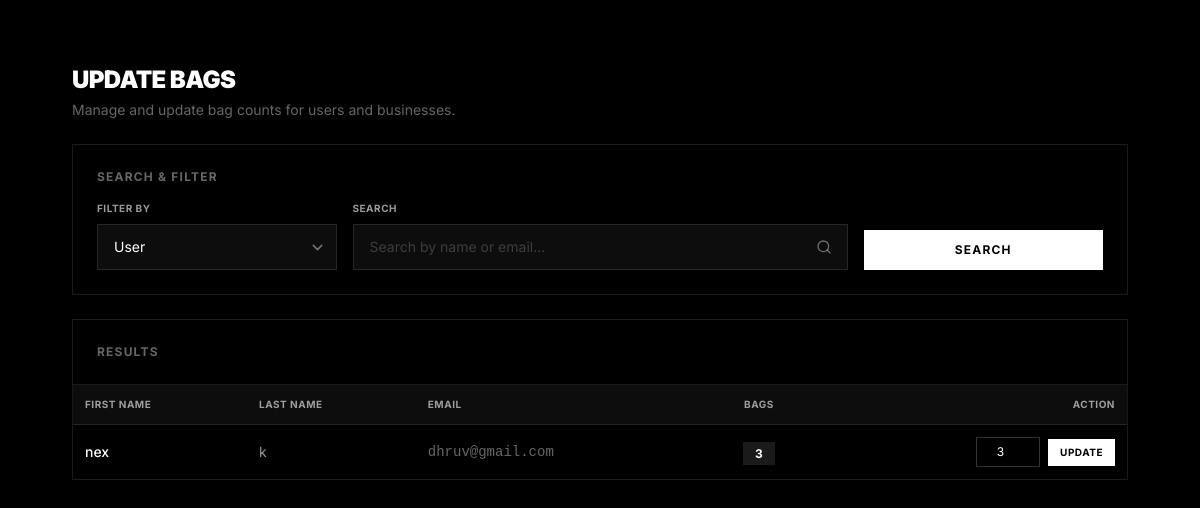
The app's page /update_bags/, older data.
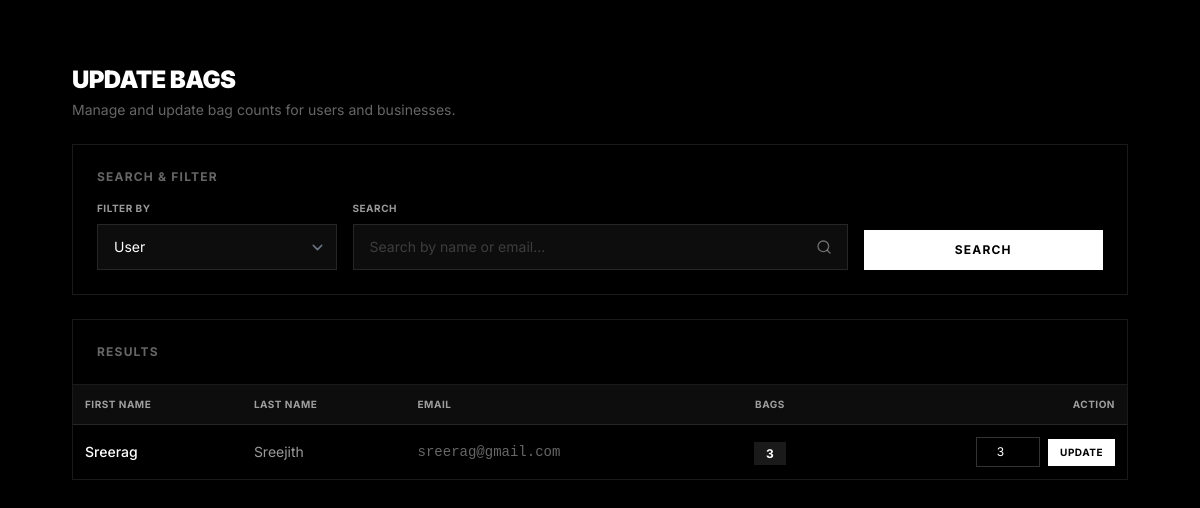
The same page, newer data.
### user/models.py (models this page shows)
class user(models.Model):
    first_name = models.CharField(max_length=50)
    last_name = models.CharField(max_length=50)
    profile_image = models.CharField(max_length=100)
    email = models.EmailField(unique=True)
    phone_number = models.CharField(max_length=15)
    house = models.CharField(max_length=100)
    district = models.CharField(max_length=100)
    place = models.CharField(max_length=100)
    post = models.CharField(max_length=100)
    pin = models.CharField(max_length=10)
    latitude = models.FloatField(null=True, blank=True)
    longitude = models.FloatField(null=True, blank=True)
    created_at = models.DateTimeField(auto_now_add=True)
    updated_at = models.DateTimeField(auto_now=True)
    num_bags = models.PositiveIntegerField(default=1)
    LOGIN = models.ForeignKey(login, on_delete=models.CASCADE, default=1)
    loyalty_points = models.IntegerField(default=0)

### myadmin/views.py (the view, shortened to what this page needs)
# urls.py: path('update_bags/', views.update_bags, name='update_bags'),
def update_bags(request):
    filter_type = request.GET.get('filter', 'user')
    search_query = request.GET.get('search', '')
    if filter_type == 'user':
        objects = user.objects.filter(
            Q(first_name__icontains=search_query) |
            Q(last_name__icontains=search_query) |
            Q(email__icontains=search_query)
        )
    else:
        objects = Business.objects.filter(
            Q(business_name__icontains=search_query) |
            Q(owner_name__icontains=search_query) |
            Q(business_email__icontains=search_query)
        )
    context = {
        'objects': objects,
        'filter_type': filter_type,
        'search_query': search_query,
    }
    return render(request, 'update_bags.html', context)

### myadmin/templates/update_bags.html (shortened to what the changed rows need)
<!DOCTYPE html>
<html class="dark" lang="en">
    <head>
    <script src="https://cdn.tailwindcss.com?plugins=forms,container-queries"></script>
    </head>
    <body class="bg-background-light p-0 md:p-10 dark:bg-black font-display text-black dark:text-white antialiased min-h-screen">
  <div class="max-w-7xl mx-auto px-4 sm:px-6 lg:px-8 py-6">
    <div class="mb-6 flex flex-col gap-2 sm:flex-row sm:items-center sm:justify-between">
      <div>
        <h1 class="text-xl sm:text-2xl font-black uppercase tracking-tight">
          Update Bags
        </h1>
      </div>
    </div>
    <div class="bg-black border border-white/10 p-4 sm:p-6 mb-6">
      <h2 class="text-xs font-bold uppercase tracking-widest text-white/40 mb-4">
        Search & Filter
      </h2>
    </div>
    <div class="bg-black border border-white/10">
      <div class="p-4 sm:p-6 border-b border-white/10">
        <h2 class="text-xs font-bold uppercase tracking-widest text-white/40">
          Results
        </h2>
      </div>
      <div class="overflow-x-auto">
        <table class="min-w-full text-left">
          <thead class="bg-white/5 border-b border-white/10">
            <tr>
              {% if filter_type == "user" %}
              <th class="p-3 text-[10px] font-bold uppercase tracking-wider text-white/60">First Name</th>
              <th class="p-3 text-[10px] font-bold uppercase tracking-wider text-white/60">Last Name</th>
              <th class="p-3 text-[10px] font-bold uppercase tracking-wider text-white/60">Email</th>
              {% else %}
              <th class="p-3 text-[10px] font-bold uppercase tracking-wider text-white/60">Business Name</th>
              <th class="p-3 text-[10px] font-bold uppercase tracking-wider text-white/60">Owner Name</th>
              <th class="p-3 text-[10px] font-bold uppercase tracking-wider text-white/60">Business Email</th>
              {% endif %}
              <th class="p-3 text-[10px] font-bold uppercase tracking-wider text-white/60 text-center">
                Bags
              </th>
              <th class="p-3 text-[10px] font-bold uppercase tracking-wider text-white/60 text-right">
                Action
              </th>
            </tr>
          </thead>
          <tbody class="divide-y divide-white/5">
            {% for obj in objects %}
            <tr class="hover:bg-white/5 transition">
              {% if filter_type == "user" %}
              <td class="p-3 text-sm font-medium">{{ obj.first_name }}</td>
              <td class="p-3 text-sm text-white/60">{{ obj.last_name }}</td>
              <td class="p-3 text-sm text-white/40 font-mono">{{ obj.email }}</td>
              {% else %}
              <td class="p-3 text-sm font-medium">{{ obj.business_name }}</td>
              <td class="p-3 text-sm text-white/60">{{ obj.owner_name }}</td>
              <td class="p-3 text-sm text-white/40 font-mono">{{ obj.business_email }}</td>
              {% endif %}
              <td class="p-3 text-center">
                <span class="px-3 py-1 bg-white/10 text-xs font-bold rounded-full">
                  {{ obj.num_bags }}
                </span>
              </td>
              <td class="p-3 text-right">
                <form method="post" class="flex justify-end gap-2 items-center">
                  <input
                    type="number"
                    name="num_bags"
                    min="1"
                    value="{{ obj.num_bags }}"
                    class="w-16 bg-black border border-white/20 text-white text-xs text-center px-2 py-1.5 focus:ring-0 focus:border-white"
                  />
                  <button
                    type="submit"
                    class="px-3 py-1.5 bg-white text-black text-[10px] font-bold uppercase tracking-wider hover:bg-white/90 transition"
                  >
                    Update
                  </button>
                </form>
              </td>
            </tr>
            {% endfor %}
          </tbody>
        </table>
      </div>
    </div>
  </div>
</body>
</html>

Row changes from the older to the newer data that the page shows:
removed user: first_name "nex", last_name "k", email "dhruv@gmail.com", num_bags "3"
added user: first_name "Sreerag", last_name "Sreejith", email "sreerag@gmail.com", num_bags "3"
